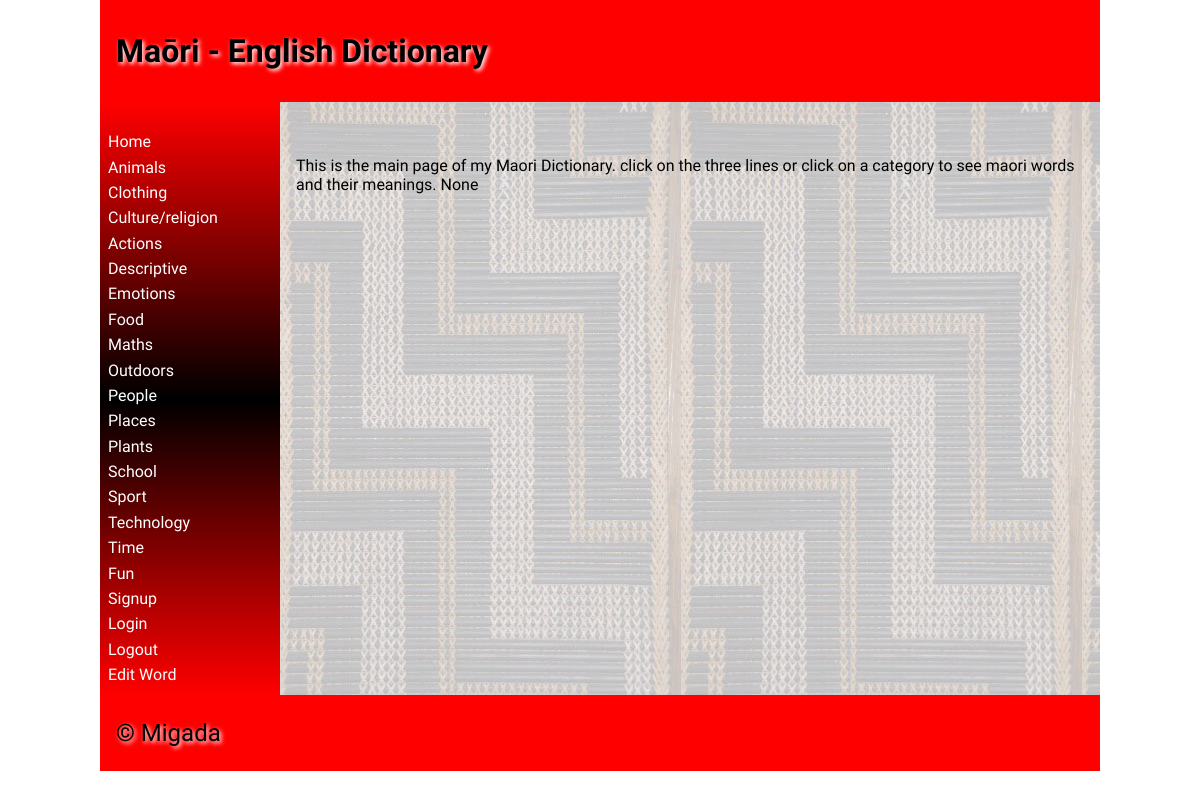
The page / on the database its author committed.
### tables this page shows
CREATE TABLE "category"
(
	categoryid INTEGER
		constraint category_pk
			primary key autoincrement,
	category varchar(30)
);

### app.py (the view)
@app.route('/')
def render_home():
    message = request.args.get("message")
    print(get_datetime())
    if is_logged_in():
        print("logged in")
    print(session)
    return return_page('home.html', message=message, logged_in=is_logged_in())

### app.py (called while the page is built)
def create_connection(db_file):
    try:
        connection = sqlite3.connect(db_file)
        return connection
    except Error as e:
        print(e)

def return_page(page, **extras):
    con = create_connection("maori_dictionary.db")
    query = "SELECT categoryid, category  FROM category"
    cur = con.cursor()
    cur.execute(query)
    categorylist = dict(cur.fetchall())
    print(categorylist)
    con.close
    return render_template(page, categories=categorylist, **extras)

def get_datetime():
    date = datetime.now()
    return date.strftime("%d/%m/%Y")

def is_logged_in():
    if session.get("email") is None:
        print("not logged in")
        return False
    else:
        print("logged in")
        return True

### templates/home.html (shortened to what this page needs)
{% extends 'base.html' %}
{% block heading %}Maōri - English Dictionary{% endblock %}
{% block main %}
<br>
<br>
This is the main page of my Maori Dictionary. click on the three lines or click on a category to see maori words and their meanings.
{{ message }}
{% endblock %}

### templates/base.html (shortened to what this page needs)
<!doctype html>
<html lang="en">
<head>
	<link href="{{ url_for('static', filename='css/style.css') }}" rel="stylesheet">
</head>
<body>
	<div id="container">
		<header>
			<h1>{% block heading %}{% endblock %}</h1>
		</header>
		<nav>
			<ul>
                <li><a href="\">Home</a></li>
                {% for id, category in categories.items() %}
                    <li><a href="\categorypage?category={{ id }}">{{ category|title }}</a></li>
                {% endfor %}
                <li><a href="\signup">Signup</a></li>
                <li><a href="\login">Login</a></li>
                <li><a href="\logout">Logout</a></li>
                <li><a href="\editword">Edit Word</a></li>
			</ul>
		</nav>
		<main>
            {% block main%}{% endblock %}
        </main>
		<footer>
			<p>
				&copy; Migada
			</p>
		</footer>
	</div>
</body>
</html>

### static/css/style.css (style rules this page uses)
* { font-family: Comfortaa, sans-serif; margin: 0; padding: 0; box-sizing: border-box; }
#container { display: grid; grid-template-columns: 75px auto; grid-template-areas: 'nav header' 'main main' 'footer footer'; }
header { grid-area: header; background-color: #f00; padding: 1rem; }
nav { grid-area: nav; }
main { grid-area: main; padding: 1rem; background-color: #edd; }
h1, h2, h3, h4 { padding: 1rem 0; font-family: 'Suez One', serif; color: #000; text-shadow: 2px 2px 4px #fff; }
p { padding: 0.5rem 0; }
a { color: #222; }
footer { grid-area: footer; padding: 1rem; background-color: #f00; }
footer p { color: #000; text-shadow: 2px 2px 4px #fff; font-size: 1.5rem; }
@media only screen and (min-width: 768px) { #container { grid-template-columns: 180px auto; grid-template-areas: 'header header' 'nav main' 'footer footer'; } }
@media only screen and (min-width: 768px) { nav { background: linear-gradient(180deg, rgba(255,0,0,1) 0%, rgba(0, 0, 0, 1) 50%, rgba(255,0,0,1) 100%); padding: 0.5rem; } }
@media only screen and (min-width: 768px) { nav ul { list-style: none; } }
@media only screen and (min-width: 768px) { nav li { padding: 0.2rem 0; } }
@media only screen and (min-width: 768px) { nav a { color: #fff; text-decoration: none; } }
@media only screen and (min-width: 768px) { main { background-image: url('/poutama.jpg'); } }
@media only screen and (min-width: 1000px) { #container { width: 1000px; margin: auto; } }

### rows shown on the page
category: category "Animals"
category: category "Clothing"
category: category "Culture/religion"
category: category "Actions"
category: category "Descriptive"
category: category "Emotions"
category: category "Food"
category: category "Maths"
category: category "Outdoors"
category: category "People"
category: category "Places"
category: category "Plants"
category: category "School"
category: category "Sport"
category: category "Technology"
category: category "Time"
category: category "Fun"

### other values the page prints
{{ message }} "None"
